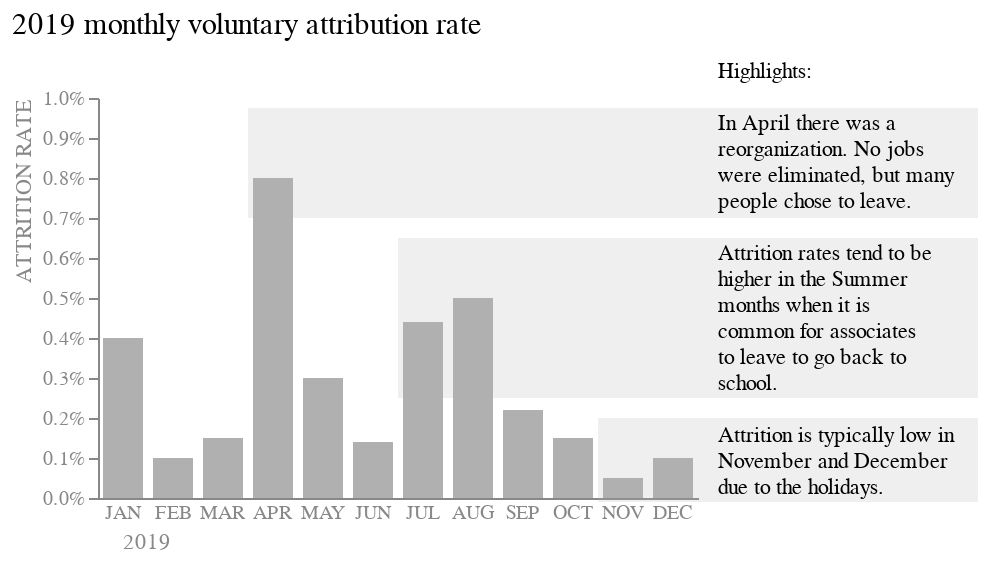

The notebook cell this image was saved under:
### Code cell
text_enclosure = alt.Chart(
    {"values": [{"text":  ['Highlights:', 
         ' ',
         'In April there was a', 'reorganization. No jobs', 'were eliminated, but many', 'people chose to leave.', 
         ' ',
         'Attrition rates tend to be', 'higher in the Summer',  'months when it is', 
         'common for associates',
         'to leave to go back to', 
         'school.',
         ' ',
         'Attrition is typically low in', 'November and December', 'due to the holidays.']}]}
).mark_text(size = 11, align = "left", dx = 160, dy = -113).encode(
    text = "text:N"
)

rect_nov_dec = alt.Chart(pd.DataFrame({'values':[{}]})).mark_rect(opacity = 0.2, color = "#b0b0b0").encode(
   y = alt.value(5), y2 = alt.value(60), x = alt.value(75), x2 = alt.value(440)
)

rect_summer = alt.Chart(pd.DataFrame({'values':[{}]})).mark_rect(opacity = 0.2, color = "#b0b0b0").encode(
   y = alt.value(70), y2 = alt.value(150), x = alt.value(150), x2 = alt.value(440)
)

rect_april = alt.Chart(pd.DataFrame({'values':[{}]})).mark_rect(opacity = 0.2, color = "#b0b0b0").encode(
   y = alt.value(160), y2 = alt.value(202), x = alt.value(250), x2 = alt.value(440)
)

final = rect_nov_dec + rect_summer + rect_april + bar + text_enclosure

final.configure_view(stroke = None)

### Figure 1 — Vega-Lite specification as saved in the notebook (floating-point values rounded to 4 significant figures)
{"config": {"view": {"continuousWidth": 300, "continuousHeight": 300, "stroke": null}}, "layer": [{"data": {"name": "data-04e931d655a49d81bb0fafa8be8a3ea8"}, "mark": {"type": "rect", "color": "#b0b0b0", "opacity": 0.2}, "encoding": {"x": {"value": 75}, "x2": {"value": 440}, "y": {"value": 5}, "y2": {"value": 60}}}, {"data": {"name": "data-04e931d655a49d81bb0fafa8be8a3ea8"}, "mark": {"type": "rect", "color": "#b0b0b0", "opacity": 0.2}, "encoding": {"x": {"value": 150}, "x2": {"value": 440}, "y": {"value": 70}, "y2": {"value": 150}}}, {"data": {"name": "data-04e931d655a49d81bb0fafa8be8a3ea8"}, "mark": {"type": "rect", "color": "#b0b0b0", "opacity": 0.2}, "encoding": {"x": {"value": 250}, "x2": {"value": 440}, "y": {"value": 160}, "y2": {"value": 202}}}, {"data": {"name": "data-0f748d12b71fa1969f524ef0b4d050d0"}, "mark": {"type": "bar", "color": "#b0b0b0", "size": 20}, "encoding": {"x": {"axis": {"labelAngle": 0, "labelColor": "#888888", "ticks": false, "titleAnchor": "start", "titleColor": "#888888", "titleFontWeight": "normal", "titleX": 12}, "field": "Date", "sort": null, "title": "2019", "type": "nominal"}, "y": {"axis": {"format": "%", "grid": false, "labelColor": "#888888", "tickCount": 10, "titleAnchor": "end", "titleColor": "#888888", "titleFontWeight": "normal"}, "field": "Rate", "scale": {"domain": [0, 0.01]}, "title": "ATTRITION RATE", "type": "quantitative"}}, "title": {"text": "2019 monthly voluntary attribution rate", "anchor": "start", "fontSize": 15, "fontWeight": "normal", "offset": 10}}, {"data": {"name": "data-c2d1f9b053875a01285743790ea52a99"}, "mark": {"type": "text", "align": "left", "dx": 160, "dy": -113, "size": 11}, "encoding": {"text": {"field": "text", "type": "nominal"}}}], "height": 200, "width": 300, "$schema": "https://vega.github.io/schema/vega-lite/v5.15.1.json", "datasets": {"data-04e931d655a49d81bb0fafa8be8a3ea8": [{"values": {}}], "data-0f748d12b71fa1969f524ef0b4d050d0": [{"Date": "JAN", "Rate": 0.004, "# exits": 120}, {"Date": "FEB", "Rate": 0.001, "# exits": 30}, {"Date": "MAR", "Rate": 0.0015, "# exits": 45}, {"Date": "APR", "Rate": 0.008, "# exits": 240}, {"Date": "MAY", "Rate": 0.003, "# exits": 90}, {"Date": "JUN", "Rate": 0.0014, "# exits": 42}, {"Date": "JUL", "Rate": 0.0044, "# exits": 132}, {"Date": "AUG", "Rate": 0.005, "# exits": 150}, {"Date": "SEP", "Rate": 0.0022, "# exits": 66}, {"Date": "OCT", "Rate": 0.0015, "# exits": 45}, {"Date": "NOV", "Rate": 0.0005, "# exits": 15}, {"Date": "DEC", "Rate": 0.001, "# exits": 30}], "data-c2d1f9b053875a01285743790ea52a99": [{"text": ["Highlights:", " ", "In April there was a", "reorganization. No jobs", "were eliminated, but many", "people chose to leave.", " ", "Attrition rates tend to be", "higher in the Summer", "months when it is", "common for associates", "to leave to go back to", "school.", " ", "Attrition is typically low in", "November and December", "due to the holidays."]}]}}
